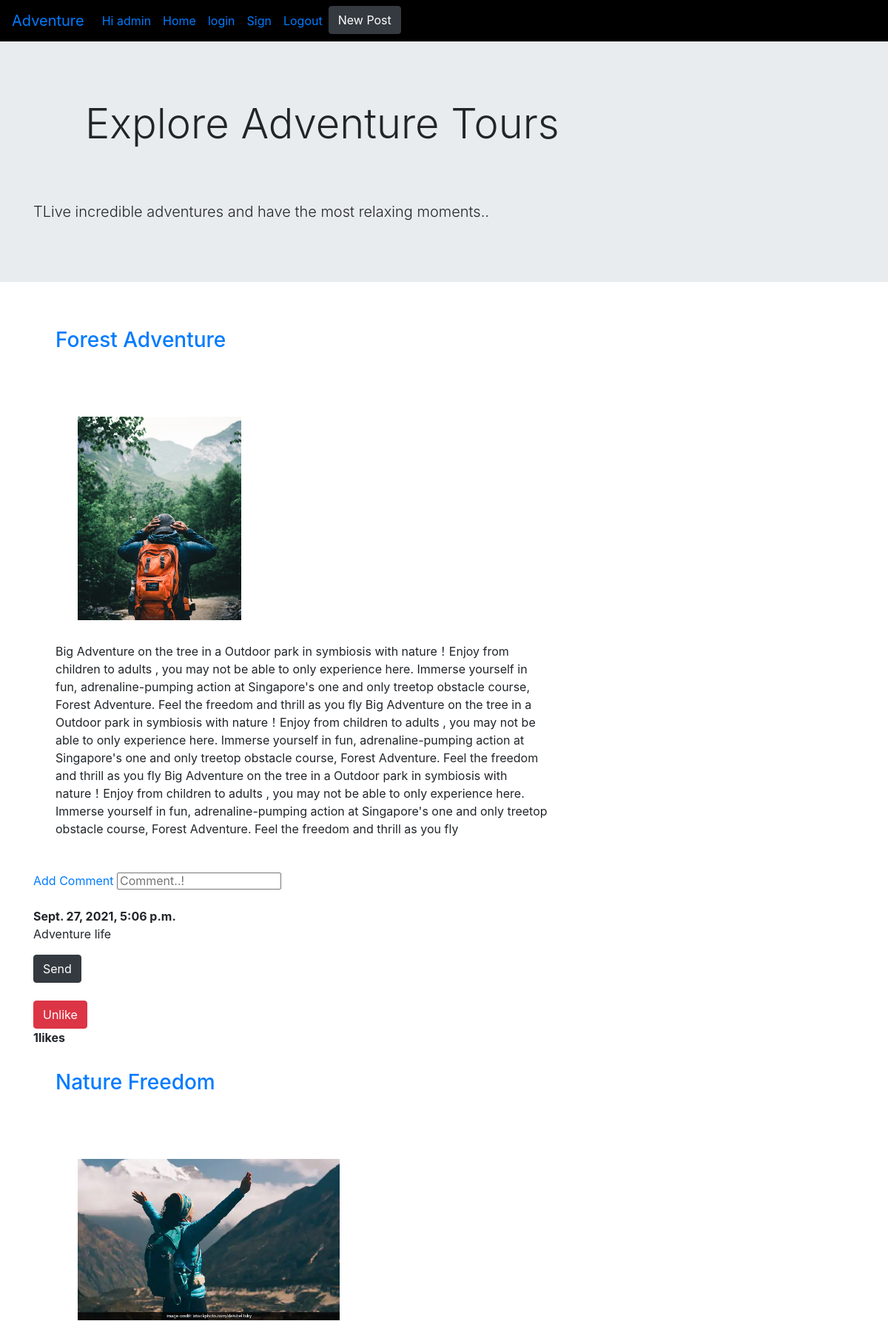
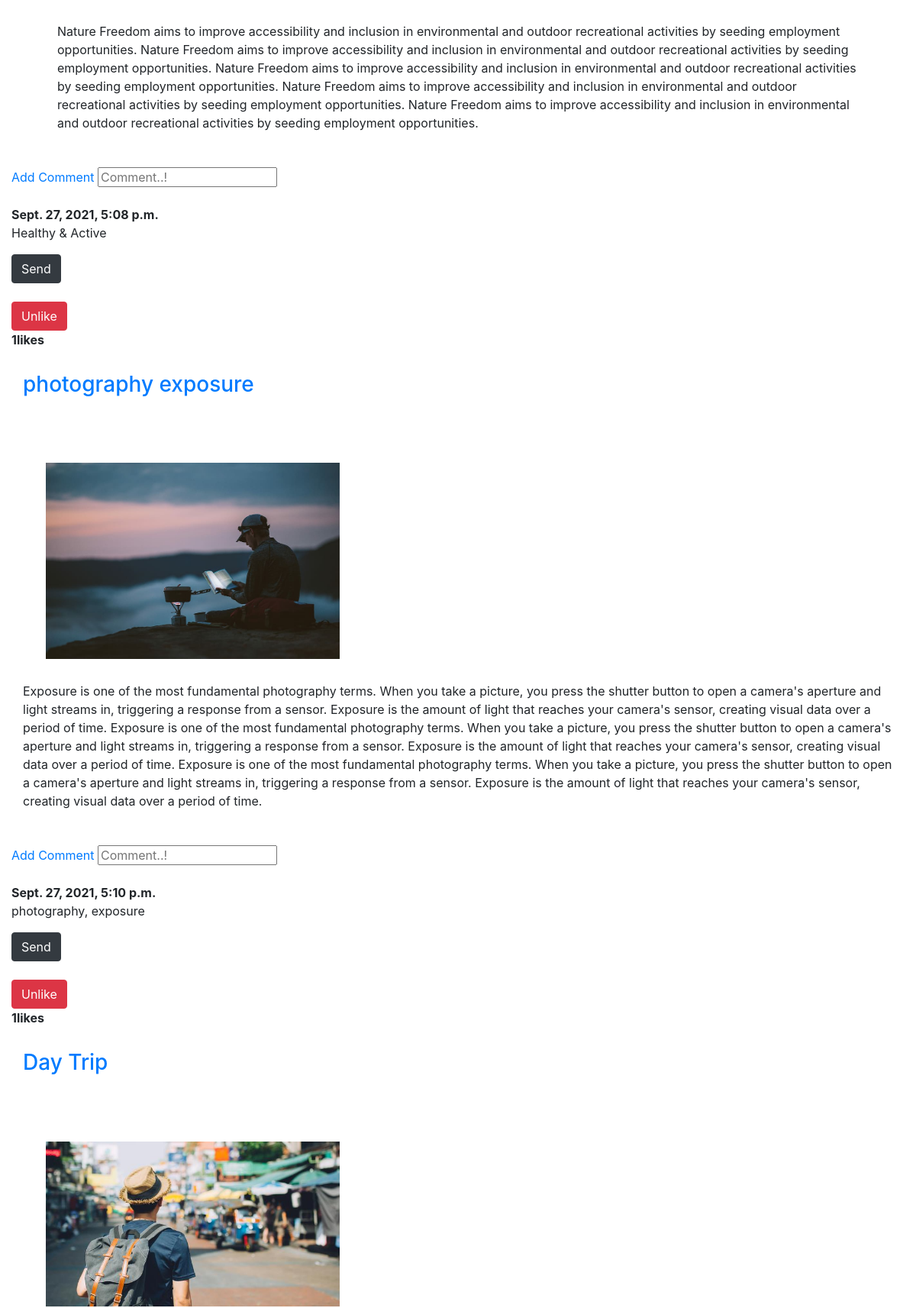
The app's page / (signed in, upper part) with its own data (2 pictures, top to bottom).
### myapp/models.py (models this page shows, shortened)
class Post(models.Model):
    title = models.CharField(max_length = 100)
    image = models.ImageField()
    body = models.TextField()
    liked = models.ManyToManyField(User,default = None,blank = True,related_name = 'liked')
    comment = models.TextField()
    date = models.DateTimeField(auto_now_add = True)

### myapp/views.py (the view)
# urls.py: path('',HomeView.as_view(),name = 'home'),
class HomeView(ListView):
    model = Post
    template_name = 'home.html'
    fields = ('comment','liked')

### template/home.html (shortened to what this page needs)
{% extends 'base.html' %}
{% block content %}
<div class="container">
    <div class="row">
        <div class="col-md-8">
        {% for post in object_list %}
            <div class="post-entry">
                <h3><a href="#">{{post.title}}</a> </h3><br><br>
                <div class="image-blog">
                    <img src="{{post.image.url}}">
                </div>
                               <p>{{post.body}}</p>
            </div>
        </div>
            <div class="col-md-5">
             <a href="#">Add Comment</a>
                <input type="text" {{post.comment}} placeholder="Comment..!"><br><br>
            <strong>{{post.date}}</strong>
            <p>{{post.comment}}</p>
            <button type="submit" class="btn btn-dark">Send</button>
            <br>
            <br>
            <form method="post" class="ui form">
                {% if user not in post.liked.all %}
                    <button type="submit" class="btn-btn-success">Like</button>
                {% else%}
                    <button type="submit" class="btn btn-danger">Unlike</button>
                {% endif%}
            </form>
            <strong>{{post.liked.all.count}}likes</strong>
            </div>
    </div>
    {% endfor %}
{% endblock content %}

### template/base.html (shortened to what this page needs)
<!DOCTYPE html>
<html lang="en" xmlns="http://www.w3.org/1999/html">
<head>
<link rel="stylesheet" href="https://cdn.jsdelivr.net/npm/bootstrap@4.6.0/dist/css/bootstrap.min.css">
</head>
<body>
<nav class="navbar navbar-expand-lg navbar-ligth fixed-top " style="background-color:black">
  <a class="navbar-brand" href="">Adventure</a>
  <div class="collapse navbar-collapse" id="navbarSupportedContent">
    <ul class="navbar-nav mr-auto">
      {% if user.is_authenticated %}
        <li class="na-item">
            <a class="nav-link">Hi {{ user.username }}</a>
        </li>
      <li class="nav-item active">
          <a class="nav-link" href="#">Home </a>
      </li>
        <li class="nav-item">
        <a class="nav-link" href="accounts/login">login</a>
      </li>
        <li class="nav-item">
        <a class="nav-link" href="accounts/sign">Sign</a>
      </li>
        <li class="nav-item">
        <a class="nav-link" href="accounts/logout">Logout</a>
      </li>
        <form>
       <a class="form-inline ">
           <a href="#" class="btn btn-dark ">New Post</a>
     </form>
      {% else %}
       <li class="nav-item">
        <a class="nav-link" href="/logout">Logout</a>
      </li>
    </ul>
    {% endif%}
  </div>
</nav>
<div class="jumbotron jumbotron-fluid">
  <div class="container">
    <h1 class="display-4">Explore Adventure Tours</h1>
    <p class="lead">TLive incredible adventures and have the most relaxing moments..</p>
  </div>
</div>
</body>
{% block content %}
{% endblock content %}
</body>
</html>

### template/home.html (style rules this page uses)
img { width:35%; heigth:30%; }
h1 { padding:40px; margin:30px; }
input { width:50%; height:10%; }
.post-entry { padding:10px; margin:20px; }
.image-blog { padding:20px; width:100%; margin:10px; }

### records on screen
Post: title "Forest Adventure", image (picture), body "Big Adventure on the tree in a Outdoor park in symbiosis with nature！Enjoy from children to adults , you may not be able to only experience here. Immerse yourself in fun, adrenaline-pumping action at Singapore's one and only treetop obstacle course, Forest Adventure. Feel the freedom and thrill as you fly Big Adventure on the tree in a Outdoor park in symbiosis with nature！Enjoy from children to adults , you may not be able to only experience here. Immerse yourself in fun, adrenaline-pumping action at Singapore's one and only treetop obstacle course, Forest Adventure. Feel the freedom and thrill as you fly Big Adventure on the tree in a Outdoor park in symbiosis with nature！Enjoy from…", date "Sept. 27, 2021, 5:06 p.m.", comment "Adventure life", shows "Unlike", liked.all.count "1"
Post: title "Nature Freedom", image (picture), body "Nature Freedom aims to improve accessibility and inclusion in environmental and outdoor recreational activities by seeding employment opportunities. Nature Freedom aims to improve accessibility and inclusion in environmental and outdoor recreational activities by seeding employment opportunities. Nature Freedom aims to improve accessibility and inclusion in environmental and outdoor recreational activities by seeding employment opportunities. Nature Freedom aims to improve accessibility and inclusion in environmental and outdoor recreational activities by seeding employment opportunities. Nature Freedom aims to improve accessibility and inclusion in environmental and outdoor recreational…", date "Sept. 27, 2021, 5:08 p.m.", comment "Healthy & Active", shows "Unlike", liked.all.count "1"
Post: title "photography exposure", image (picture), body "Exposure is one of the most fundamental photography terms. When you take a picture, you press the shutter button to open a camera's aperture and light streams in, triggering a response from a sensor. Exposure is the amount of light that reaches your camera's sensor, creating visual data over a period of time. Exposure is one of the most fundamental photography terms. When you take a picture, you press the shutter button to open a camera's aperture and light streams in, triggering a response from a sensor. Exposure is the amount of light that reaches your camera's sensor, creating visual data over a period of time. Exposure is one of the most fundamental photography terms. When you take a…", date "Sept. 27, 2021, 5:10 p.m.", comment "photography, exposure", shows "Unlike", liked.all.count "1"
Post: title "Day Trip", image (picture)

### other values on screen
{{ user.username }} "admin"
